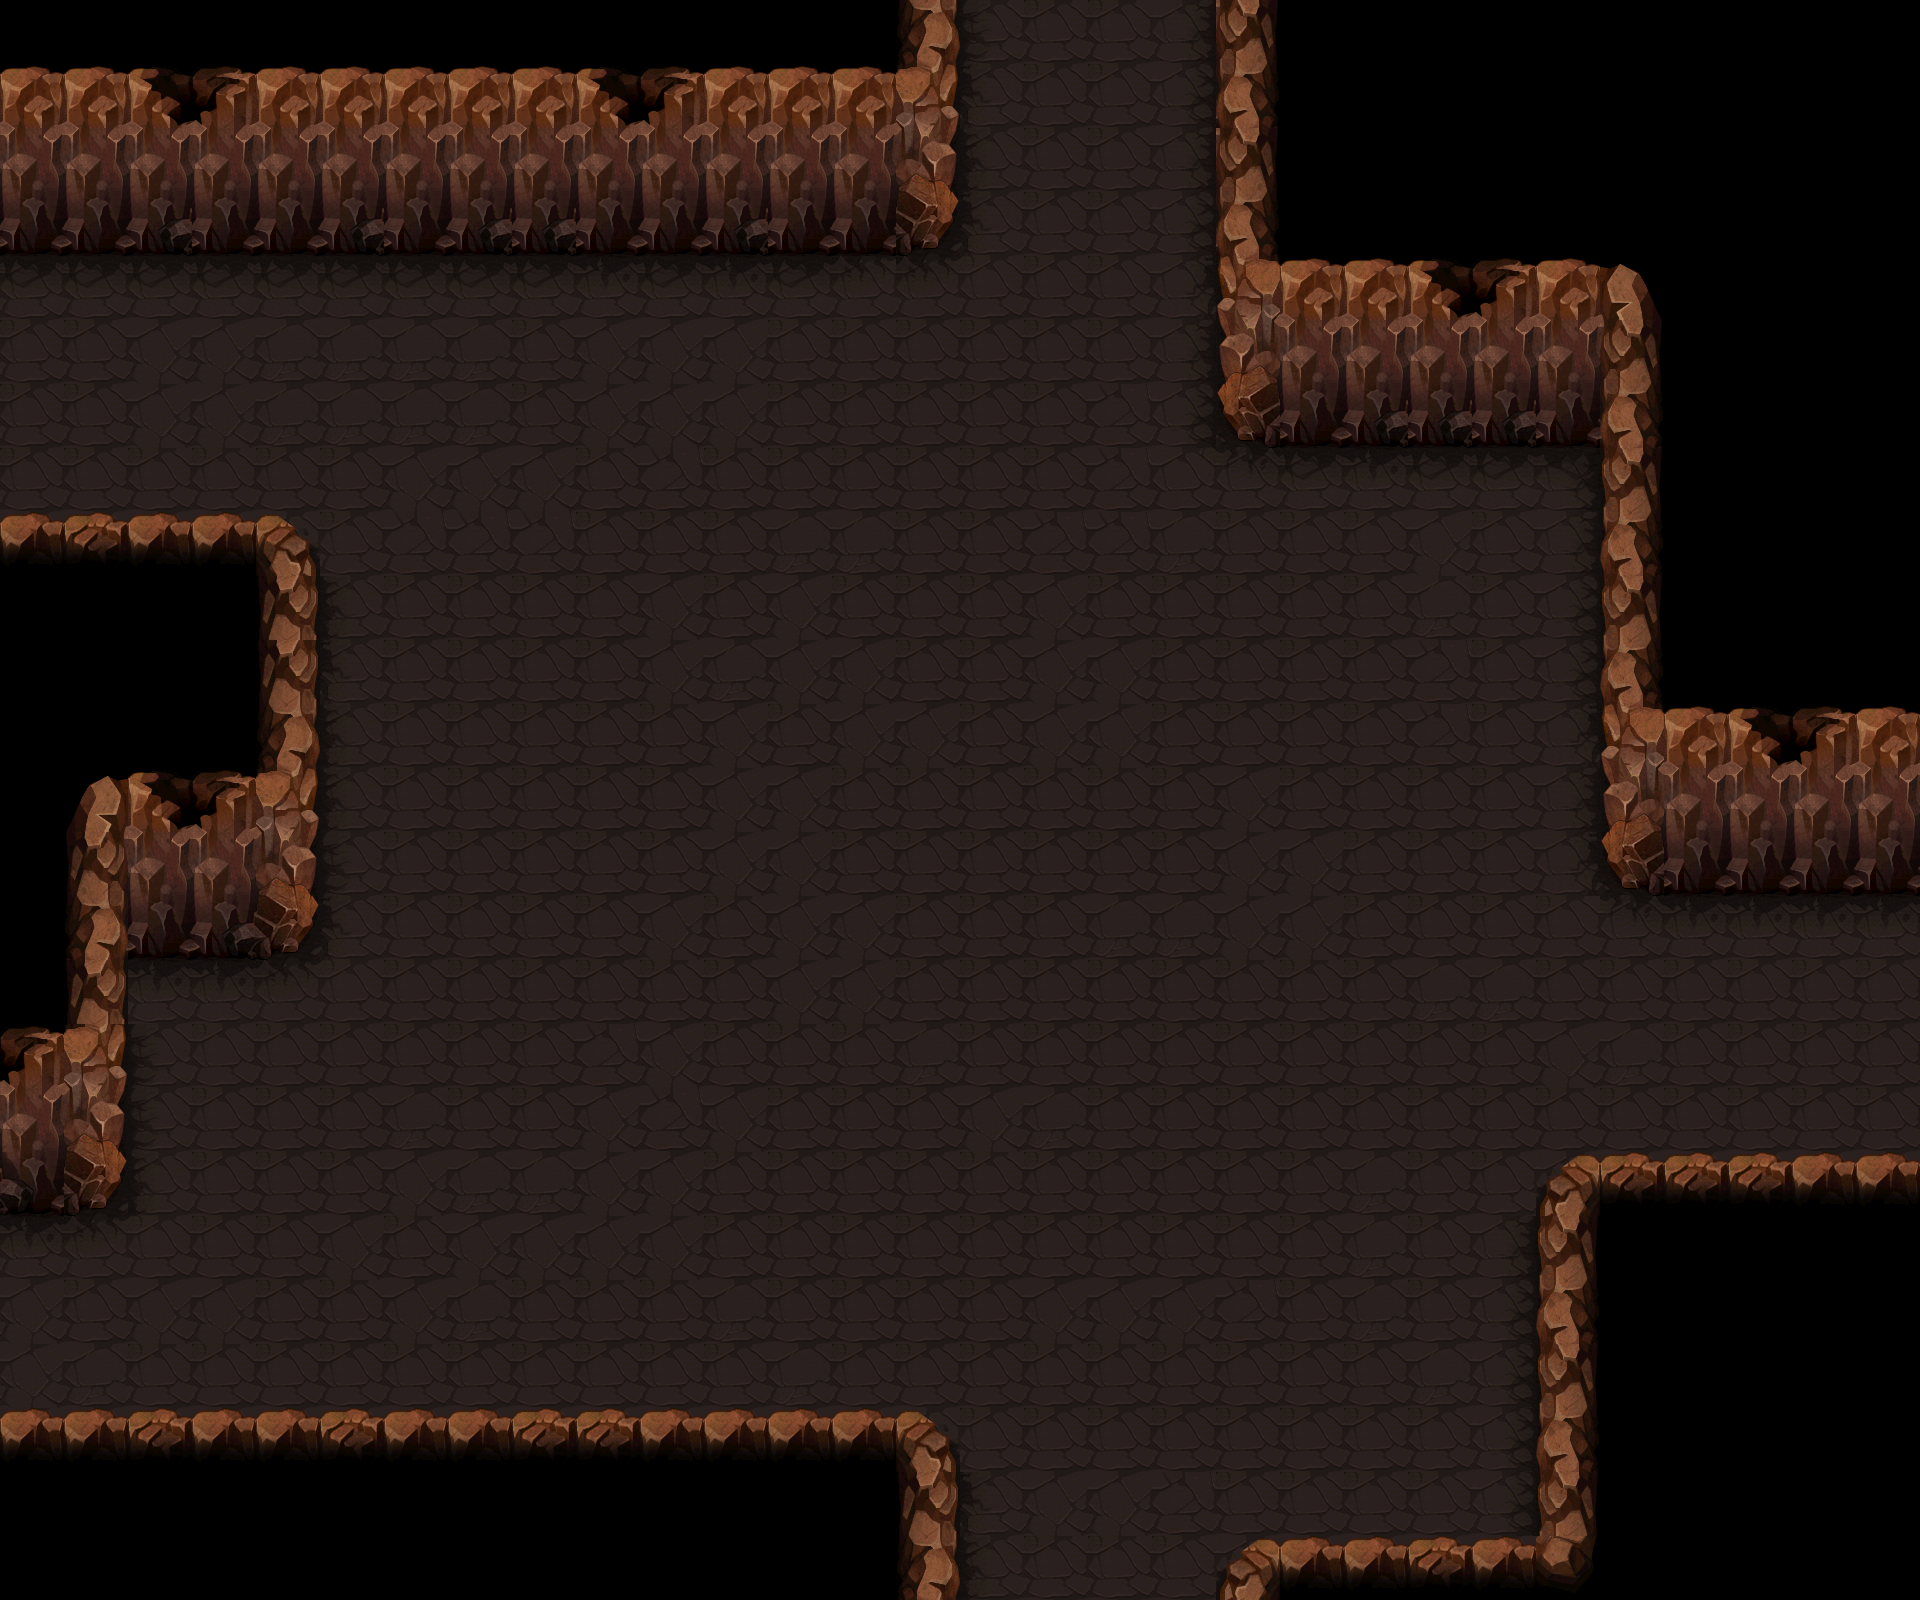

Below is a game level as drawn by its tile map, then a one-line description and the .tmx that defines it (tile-layer data replaced by summaries):
An orthogonal 30x25 tile map with 64x64 px tiles, 1 tile layer (background), 20 tilesets and 63 objects (16x collide, 10x collide_bullet).

<map version="1.0" orientation="orthogonal" width="30" height="25" tilewidth="64" tileheight="64">
 <tileset firstgid="1" name="bg07" tilewidth="64" tileheight="64">
  <image source="bg07.png" width="512" height="512" />
 </tileset>
 <tileset firstgid="65" name="jianzhu07_liewen05" tilewidth="81" tileheight="153">
  <image source="jianzhu07_liewen05.png" width="81" height="153" />
 </tileset>
 <tileset firstgid="66" name="jianzhu07_shitou" tilewidth="186" tileheight="118">
  <image source="jianzhu07_shitou.png" width="186" height="118" />
 </tileset>
 <tileset firstgid="67" name="jianzhu07_liewen" tilewidth="267" tileheight="172">
  <image source="jianzhu07_liewen.png" width="267" height="172" />
 </tileset>
 <tileset firstgid="68" name="jianzhu07_liewen04" tilewidth="290" tileheight="82">
  <image source="jianzhu07_liewen04.png" width="290" height="82" />
 </tileset>
 <tileset firstgid="69" name="jianzhu07_liewen02" tilewidth="107" tileheight="82">
  <image source="jianzhu07_liewen02.png" width="107" height="82" />
 </tileset>
 <tileset firstgid="70" name="jianzhu07_liewen03" tilewidth="107" tileheight="82">
  <image source="jianzhu07_liewen03.png" width="107" height="82" />
 </tileset>
 <tileset firstgid="71" name="jianzhu4_xie02" tilewidth="234" tileheight="196">
  <image source="jianzhu4_xie02.png" width="234" height="196" />
 </tileset>
 <tileset firstgid="72" name="jianzhu4_xie04" tilewidth="192" tileheight="132">
  <image source="jianzhu4_xie04.png" width="192" height="132" />
 </tileset>
 <tileset firstgid="73" name="jianzhu4_xie01" tilewidth="323" tileheight="116">
  <image source="jianzhu4_xie01.png" width="323" height="116" />
 </tileset>
 <tileset firstgid="74" name="jianzhu4_xie03" tilewidth="167" tileheight="297">
  <image source="jianzhu4_xie03.png" width="167" height="297" />
 </tileset>
 <tileset firstgid="75" name="jianzhu_xiangzi05" tilewidth="150" tileheight="170">
  <image source="jianzhu_xiangzi05.png" width="150" height="170" />
 </tileset>
 <tileset firstgid="76" name="jianzhu_xiangzi06" tilewidth="90" tileheight="113">
  <image source="jianzhu_xiangzi06.png" width="90" height="113" />
 </tileset>
 <tileset firstgid="77" name="jianzhu_xiangzi02" tilewidth="122" tileheight="126">
  <image source="jianzhu_xiangzi02.png" width="122" height="126" />
 </tileset>
 <tileset firstgid="78" name="jianzhu_xiangzi03" tilewidth="122" tileheight="76">
  <image source="jianzhu_xiangzi03.png" width="122" height="76" />
 </tileset>
 <tileset firstgid="79" name="jianzhu_xiangzi04" tilewidth="183" tileheight="126">
  <image source="jianzhu_xiangzi04.png" width="183" height="126" />
 </tileset>
 <tileset firstgid="80" name="jianzhu_xiangzi01" tilewidth="71" tileheight="80">
  <image source="jianzhu_xiangzi01.png" width="71" height="80" />
 </tileset>
 <tileset firstgid="81" name="jianzhu_xiangzi07" tilewidth="92" tileheight="112">
  <image source="jianzhu_xiangzi07.png" width="92" height="112" />
 </tileset>
 <tileset firstgid="82" name="jianzhu_qiang01" tilewidth="92" tileheight="54">
  <image source="jianzhu_qiang01.png" width="92" height="54" />
 </tileset>
 <tileset firstgid="83" name="jianzhu07_ken01" tilewidth="212" tileheight="193">
  <image source="jianzhu07_ken01.png" width="212" height="193" />
 </tileset>
 <layer name="background" width="30" height="25">
  <data>[750 cells, 750 non-empty, 45 distinct tile ids]</data>
 </layer>
 <objectgroup name="fengxi" width="30" height="25">
  <properties>
   <property name="filename" value="jianzhu07_liewen05.png" />
   <property name="groundlayer" value="1" />
  </properties>
  <object gid="65" x="1318" y="426" />
  <object gid="65" x="747" y="234" />
  <object gid="65" x="378" y="224" />
  <object gid="65" x="215" y="949">
   <properties>
    <property name="groundZ" value="1" />
   </properties>
  </object>
  <object gid="65" x="1655" y="873" />
 </objectgroup>
 <objectgroup name="dilie1" width="30" height="25">
  <properties>
   <property name="filename" value="jianzhu07_liewen.png" />
   <property name="groundlayer" value="1" />
  </properties>
  <object gid="67" x="958" y="954">
   <properties>
    <property name="groundZ" value="1" />
   </properties>
  </object>
  <object gid="67" x="296" y="1353">
   <properties>
    <property name="groundZ" value="1" />
   </properties>
  </object>
 </objectgroup>
 <objectgroup name="dilie2" width="30" height="25">
  <properties>
   <property name="filename" value="jianzhu07_liewen04.png" />
   <property name="groundlayer" value="1" />
  </properties>
  <object gid="68" x="1639" y="983">
   <properties>
    <property name="groundZ" value="1" />
   </properties>
  </object>
  <object gid="68" x="401" y="359">
   <properties>
    <property name="groundZ" value="1" />
   </properties>
  </object>
 </objectgroup>
 <objectgroup name="dilie3" width="30" height="25">
  <properties>
   <property name="filename" value="jianzhu07_liewen02.png" />
   <property name="groundlayer" value="1" />
  </properties>
  <object gid="69" x="172" y="1152">
   <properties>
    <property name="groundZ" value="1" />
   </properties>
  </object>
  <object gid="69" x="1390" y="1035">
   <properties>
    <property name="groundZ" value="1" />
   </properties>
  </object>
  <object gid="69" x="408" y="614">
   <properties>
    <property name="groundZ" value="1" />
   </properties>
  </object>
 </objectgroup>
 <objectgroup name="dilie4" width="30" height="25">
  <properties>
   <property name="filename" value="jianzhu07_liewen03.png" />
   <property name="groundlayer" value="1" />
  </properties>
  <object gid="70" x="1479" y="612">
   <properties>
    <property name="groundZ" value="1" />
   </properties>
  </object>
  <object gid="70" x="884" y="456">
   <properties>
    <property name="groundZ" value="1" />
   </properties>
  </object>
  <object gid="70" x="1332" y="1466">
   <properties>
    <property name="groundZ" value="1" />
   </properties>
  </object>
 </objectgroup>
 <objectgroup name="blood1" width="30" height="25">
  <properties>
   <property name="filename" value="jianzhu4_xie02.png" />
   <property name="groundlayer" value="1" />
  </properties>
  <object gid="71" x="1767" y="1148" />
  <object gid="71" x="1132" y="722">
   <properties>
    <property name="groundZ" value="1" />
   </properties>
  </object>
 </objectgroup>
 <objectgroup name="blood2" width="30" height="25">
  <properties>
   <property name="filename" value="jianzhu4_xie04.png" />
   <property name="groundlayer" value="1" />
  </properties>
  <object gid="72" x="391" y="1041" />
  <object gid="72" x="739" y="1247" />
  <object gid="72" x="736" y="646" />
 </objectgroup>
 <objectgroup name="blood3" width="30" height="25">
  <properties>
   <property name="filename" value="jianzhu4_xie01.png" />
   <property name="groundlayer" value="1" />
  </properties>
  <object gid="73" x="-83" y="1386" />
  <object gid="73" x="-44" y="462" />
 </objectgroup>
 <objectgroup name="blood4" width="30" height="25">
  <properties>
   <property name="filename" value="jianzhu4_xie03.png" />
   <property name="groundlayer" value="1" />
  </properties>
  <object gid="74" x="1021" y="1658" />
  <object gid="74" x="988" y="284" />
 </objectgroup>
 <objectgroup name="blackboxb" width="30" height="25">
  <properties>
   <property name="filename" value="jianzhu_xiangzi05.png" />
   <property name="groundlayer" value="1" />
  </properties>
  <object gid="75" x="2095" y="795">
   <properties>
    <property name="groundZ" value="1" />
   </properties>
  </object>
 </objectgroup>
 <objectgroup name="blackboxs" width="30" height="25">
  <properties>
   <property name="filename" value="jianzhu_xiangzi06.png" />
   <property name="groundlayer" value="1" />
  </properties>
  <object gid="76" x="2105" y="578">
   <properties>
    <property name="groundZ" value="1" />
   </properties>
  </object>
 </objectgroup>
 <objectgroup name="greenkboxb" width="30" height="25">
  <properties>
   <property name="filename" value="jianzhu_xiangzi02.png" />
   <property name="groundlayer" value="1" />
  </properties>
  <object gid="77" x="2217" y="971">
   <properties>
    <property name="groundZ" value="1" />
   </properties>
  </object>
 </objectgroup>
 <objectgroup name="greenkboxs" width="30" height="25">
  <properties>
   <property name="filename" value="jianzhu_xiangzi03.png" />
   <property name="groundlayer" value="1" />
  </properties>
  <object gid="78" x="2037" y="954">
   <properties>
    <property name="groundZ" value="1" />
   </properties>
  </object>
 </objectgroup>
 <objectgroup name="muboxb" width="30" height="25">
  <properties>
   <property name="filename" value="jianzhu_xiangzi04.png" />
   <property name="groundlayer" value="1" />
  </properties>
  <object gid="79" x="2133" y="1101">
   <properties>
    <property name="groundZ" value="1" />
   </properties>
  </object>
 </objectgroup>
 <objectgroup name="muboxs" width="30" height="25">
  <properties>
   <property name="filename" value="jianzhu_xiangzi01.png" />
   <property name="groundlayer" value="1" />
  </properties>
  <object gid="80" x="2033" y="793">
   <properties>
    <property name="groundZ" value="1" />
   </properties>
  </object>
 </objectgroup>
 <objectgroup name="M16" width="30" height="25">
  <properties>
   <property name="filename" value="jianzhu_xiangzi07.png" />
   <property name="groundlayer" value="1" />
  </properties>
  <object gid="81" x="2274" y="716">
   <properties>
    <property name="groundZ" value="10" />
   </properties>
  </object>
 </objectgroup>
 <objectgroup name="SVD" width="30" height="25">
  <properties>
   <property name="filename" value="jianzhu_qiang01.png" />
   <property name="groundlayer" value="1" />
  </properties>
  <object gid="82" x="2300" y="798">
   <properties>
    <property name="groundZ" value="10" />
   </properties>
  </object>
 </objectgroup>
 <objectgroup name="dakeng" width="30" height="25">
  <properties>
   <property name="filename" value="jianzhu07_ken01.png" />
   <property name="groundlayer" value="1" />
  </properties>
  <object gid="83" x="546" y="941" />
  <object gid="83" x="1099" y="1254" />
 </objectgroup>
 <objectgroup name="stone" width="30" height="25">
  <properties>
   <property name="filename" value="jianzhu07_shitou.png" />
   <property name="groundlayer" value="1" />
  </properties>
  <object gid="66" x="1409" y="502" />
  <object gid="66" x="-13" y="300">
   <properties>
    <property name="groundZ" value="2" />
   </properties>
  </object>
  <object gid="66" x="133" y="1011">
   <properties>
    <property name="groundZ" value="2" />
   </properties>
  </object>
 </objectgroup>
 <objectgroup name="collide_people" width="30" height="25" visible="0">
  <object type="collide" x="-316" y="124" width="492" height="177" />
  <object type="collide" x="77" y="-78" width="897" height="333" />
  <object type="collide" x="1202" y="-88" width="452" height="542" />
  <object type="collide" x="1404" y="-39" width="452" height="542" />
  <object type="collide" x="1582" y="360" width="452" height="542" />
  <object type="collide" x="1516" y="1163" width="595" height="541" />
  <object type="collide" x="1209" y="1547" width="554" height="190" />
  <object type="collide" x="-97" y="1419" width="1071" height="296" />
  <object type="collide" x="-200" y="839" width="343" height="387" />
  <object type="collide" x="-134" y="523" width="470" height="490" />
  <object type="collide" x="-249" y="154" width="237" height="1459" />
  <object type="collide" x="1933" y="784" width="595" height="541" />
  <object type="collide" x="815" y="-552" width="595" height="541" />
  <object type="collide" x="733" y="1608" width="807" height="235" />
  <object type="collide" x="547" y="767" width="212" height="173" />
  <object type="collide" x="1099" y="1080" width="212" height="173" />
 </objectgroup>
 <objectgroup name="collide_bullet" width="30" height="25" visible="0">
  <object type="collide_bullet" x="-27" y="-35" width="980" height="225" />
  <object type="collide_bullet" x="1220" y="-59" width="461" height="431" />
  <object type="collide_bullet" x="1606" y="264" width="452" height="545" />
  <object type="collide_bullet" x="1544" y="1157" width="461" height="431" />
  <object type="collide_bullet" x="1224" y="1542" width="461" height="431" />
  <object type="collide_bullet" x="-74" y="1414" width="1029" height="254" />
  <object type="collide_bullet" x="-58" y="518" width="372" height="378" />
  <object type="collide_bullet" x="-339" y="695" width="461" height="431" />
  <object type="collide_bullet" x="1443" y="18" width="461" height="431" />
  <object type="collide_bullet" x="-345" y="-180" width="461" height="431" />
 </objectgroup>
</map>
